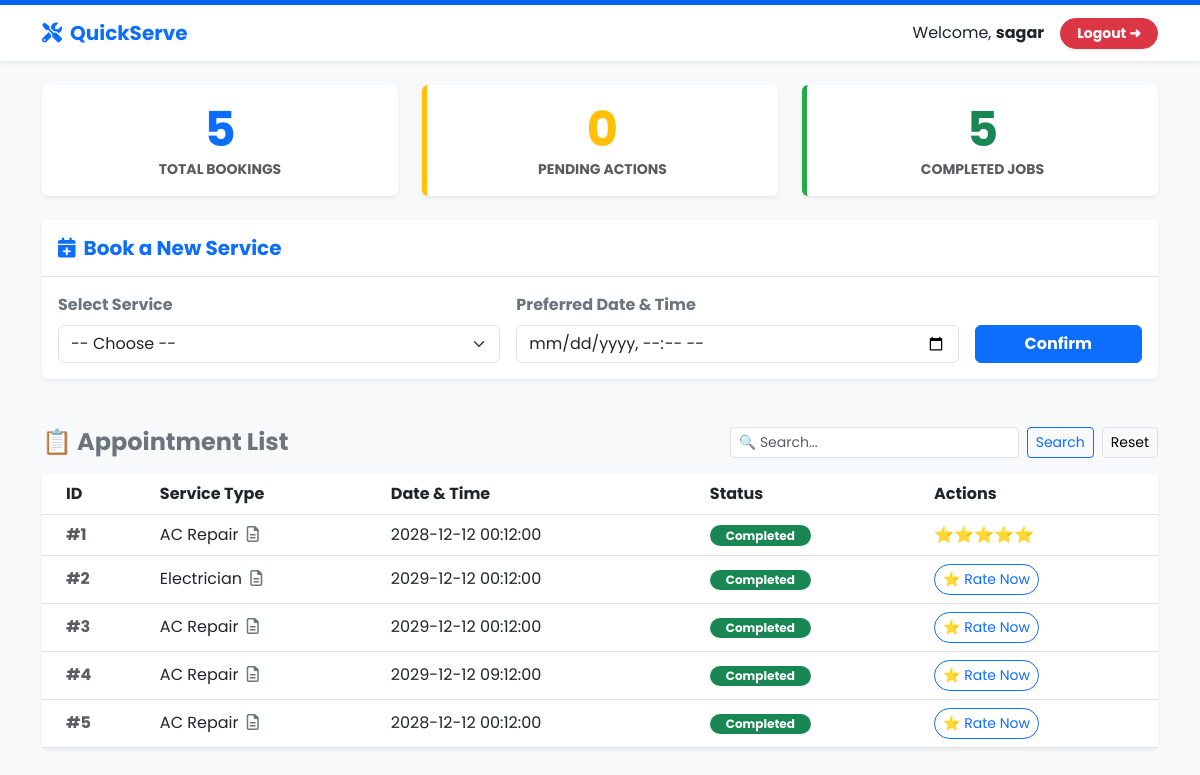
Screenshot of / (signed in) with the database file from the repository.
### app/models.py (models this page shows)
class User(UserMixin, db.Model):
    id = db.Column(db.Integer, primary_key=True)
    username = db.Column(db.String(100), unique=True, nullable=False)
    email = db.Column(db.String(120), unique=True, nullable=False)
    password_hash = db.Column(db.String(200), nullable=False)
    is_admin = db.Column(db.Boolean, default=False)
    appointments = db.relationship('Appointment', backref='customer', lazy=True)

class Appointment(db.Model):
    id = db.Column(db.Integer, primary_key=True)
    service_name = db.Column(db.String(100), nullable=False)
    appointment_time = db.Column(db.DateTime, nullable=False)
    status = db.Column(db.String(20), default='pending')
    price = db.Column(db.Float, default=0.0)
    user_id = db.Column(db.Integer, db.ForeignKey('user.id'), nullable=False)
    rating = db.Column(db.Integer, nullable=True)
    review = db.Column(db.Text, nullable=True)
    payment_status = db.Column(db.String(30), default='Unpaid') # Unpaid, Verification Pending, Paid
    transaction_id = db.Column(db.String(50), nullable=True)    # Store UTR

### app/routes.py (the view, shortened to what this page needs)
@main.route('/')
def home():
    if not session.get('user_logged_in'): return redirect(url_for('main.login'))
    user_id = session.get('user_id')
    current_user = User.query.get(user_id)
    if current_user is None:
        session.clear()
        return redirect(url_for('main.login'))
    search_query = request.args.get('q')
    status_filter = request.args.get('status')
    if current_user.is_admin:
        query = Appointment.query
        page_title = "Admin Dashboard"
    else:
        query = Appointment.query.filter_by(user_id=user_id)
        page_title = "My Appointments"
    if status_filter:
        query = query.filter_by(status=status_filter)
    appointments = query.all()
    if current_user.is_admin:
        stats_query = Appointment.query
    else:
        stats_query = Appointment.query.filter_by(user_id=user_id)
    total_count = stats_query.count()
    pending_count = stats_query.filter_by(status='pending').count()
    completed_count = stats_query.filter_by(status='Completed').count()
    revenue = 0
    completed_jobs = stats_query.filter_by(status='Completed').all()
    for job in completed_jobs:
        revenue += job.price
    return render_template('index.html',
                           appointments=appointments,
                           username=current_user.username,
                           title=page_title,
                           total=total_count,
                           pending=pending_count,
                           completed=completed_count,
                           revenue=revenue,
                           is_admin=current_user.is_admin)

### app/templates/index.html (shortened to what this page needs)
<!DOCTYPE html>
<html lang="en">
<head>
    <link href="https://cdn.jsdelivr.net/npm/bootstrap@5.3.0/dist/css/bootstrap.min.css" rel="stylesheet">
    <link rel="stylesheet" href="{{ url_for('static', filename='style.css') }}">
    <link rel="stylesheet" href="https://cdnjs.cloudflare.com/ajax/libs/font-awesome/6.0.0/css/all.min.css">
</head>
<body class="bg-light">
    <nav class="navbar navbar-expand-lg navbar-light bg-white shadow-sm mb-4" style="border-top: 5px solid #0061f2;">
        <div class="container">
            <a class="navbar-brand fw-bold text-primary" href="#"><i class="fas fa-tools me-2"></i>QuickServe</a>
            <div class="d-flex align-items-center">
                <span class="text-dark me-3 d-none d-md-block">Welcome, <b>{{ username }}</b></span>
                <a href="/logout" class="btn btn-danger btn-sm rounded-pill px-3 fw-bold text-white shadow-sm">Logout ➜</a>
            </div>
        </div>
    </nav>
    <div class="container">
        <div class="row mb-4">
            {% set col_size = 'col-md-3' if is_admin else 'col-md-4' %}
            <div class="{{ col_size }}">
                <div class="card text-center p-3 border-0 shadow-sm">
                    <h2 class="text-primary fw-bold display-5 mb-0">{{ total }}</h2>
                    <small class="text-muted text-uppercase fw-bold">Total Bookings</small>
                </div>
            </div>
            <div class="{{ col_size }}">
                <div class="card text-center p-3 border-0 shadow-sm" style="border-left: 5px solid #ffc107 !important;">
                    <h2 class="text-warning fw-bold display-5 mb-0">{{ pending }}</h2>
                    <small class="text-muted text-uppercase fw-bold">Pending Actions</small>
                </div>
            </div>
            <div class="{{ col_size }}">
                <div class="card text-center p-3 border-0 shadow-sm" style="border-left: 5px solid #28a745 !important;">
                    <h2 class="text-success fw-bold display-5 mb-0">{{ completed }}</h2>
                    <small class="text-muted text-uppercase fw-bold">Completed Jobs</small>
                </div>
            </div>
        </div>
        {% if not is_admin %}
        <div class="card mb-5 border-0 shadow-sm">
            <div class="card-header bg-white py-3 border-bottom">
                <h5 class="mb-0 text-primary fw-bold"><i class="fas fa-calendar-plus me-2"></i>Book a New Service</h5>
            </div>
            <div class="card-body">
                <form action="/book_form" method="POST" class="row g-3 align-items-end">
                    <div class="col-md-5">
                        <label class="form-label fw-bold text-secondary">Select Service</label>
                        <select name="service" class="form-select" required>
                            <option value="" disabled selected>-- Choose --</option>
                        </select>
                    </div>
                    <div class="col-md-5">
                        <label class="form-label fw-bold text-secondary">Preferred Date & Time</label>
                        <input type="datetime-local" name="time" class="form-control" min="2024-01-01T00:00" max="2030-12-31T23:59" required>
                    </div>
                    <div class="col-md-2">
                        <button type="submit" class="btn btn-primary w-100 fw-bold">Confirm</button>
                    </div>
                </form>
            </div>
        </div>
        {% endif %}
        <div class="d-flex justify-content-between align-items-center mb-3">
            <h4 class="mb-0 text-secondary fw-bold">📋 Appointment List</h4>
            <form action="/" method="GET" class="d-flex gap-2">
                <input type="text" name="q" class="form-control form-control-sm" placeholder="🔍 Search...">
                <button type="submit" class="btn btn-sm btn-outline-primary">Search</button>
                <a href="/" class="btn btn-sm btn-light border">Reset</a>
            </form>
        </div>
        <div class="card border-0 shadow-sm">
            <div class="table-responsive">
                <table class="table table-hover align-middle mb-0">
                    <thead class="bg-light">
                        <tr>
                            <th class="ps-4">ID</th>
                            <th>Service Type</th>
                            <th>Date & Time</th>
                            <th>Status</th>
                            <th>Actions</th>
                        </tr>
                    </thead>
                    <tbody>
                        {% for appt in appointments %}
                        <tr>
                            <td class="ps-4 fw-bold text-muted">#{{ appt.id }}</td>
                            <td>{{ appt.service_name }} <a href="/ticket/{{ appt.id }}" class="text-secondary ms-1"><i class="far fa-file-alt"></i></a></td>
                            <td>{{ appt.appointment_time }}</td>
                            <td>
                                {% if appt.status == 'Completed' %} <span class="badge bg-success rounded-pill px-3">Completed</span>
                                {% else %} <span class="badge bg-warning text-dark rounded-pill px-3">Pending</span> {% endif %}
                            </td>
                            <td>
                                {% if appt.status == 'Completed' and appt.rating == None %}
                                     <a href="/rate/{{ appt.id }}" class="btn btn-sm btn-outline-primary rounded-pill">⭐ Rate Now</a>
                                {% elif appt.status == 'Completed' %}
                                    <span class="text-warning">{% for i in range(appt.rating|int) %}⭐{% endfor %}</span>
                                {% endif %}
                            </td>
                        </tr>
                        {% else %}
                        <tr><td colspan="7" class="text-center py-5 text-muted">No appointments found.</td></tr>
                        {% endfor %}
                    </tbody>
                </table>
            </div>
        </div>
    </div>
</body>
</html>

### app/templates/static/style.css (style rules this page uses)
body { font-family: 'Poppins', sans-serif; }

### rows the page displays
User: username "sagar"
Appointment: id "1", service_name "AC Repair", appointment_time "2028-12-12 00:12:00", status "Completed"
Appointment: id "2", service_name "Electrician", appointment_time "2029-12-12 00:12:00", status "Completed"
Appointment: id "3", service_name "AC Repair", appointment_time "2029-12-12 00:12:00", status "Completed"
Appointment: id "4", service_name "AC Repair", appointment_time "2029-12-12 09:12:00", status "Completed"
Appointment: id "5", service_name "AC Repair", appointment_time "2028-12-12 00:12:00", status "Completed"

### other values shown
{{ total }} "5"
{{ pending }} "0"
{{ completed }} "5"
